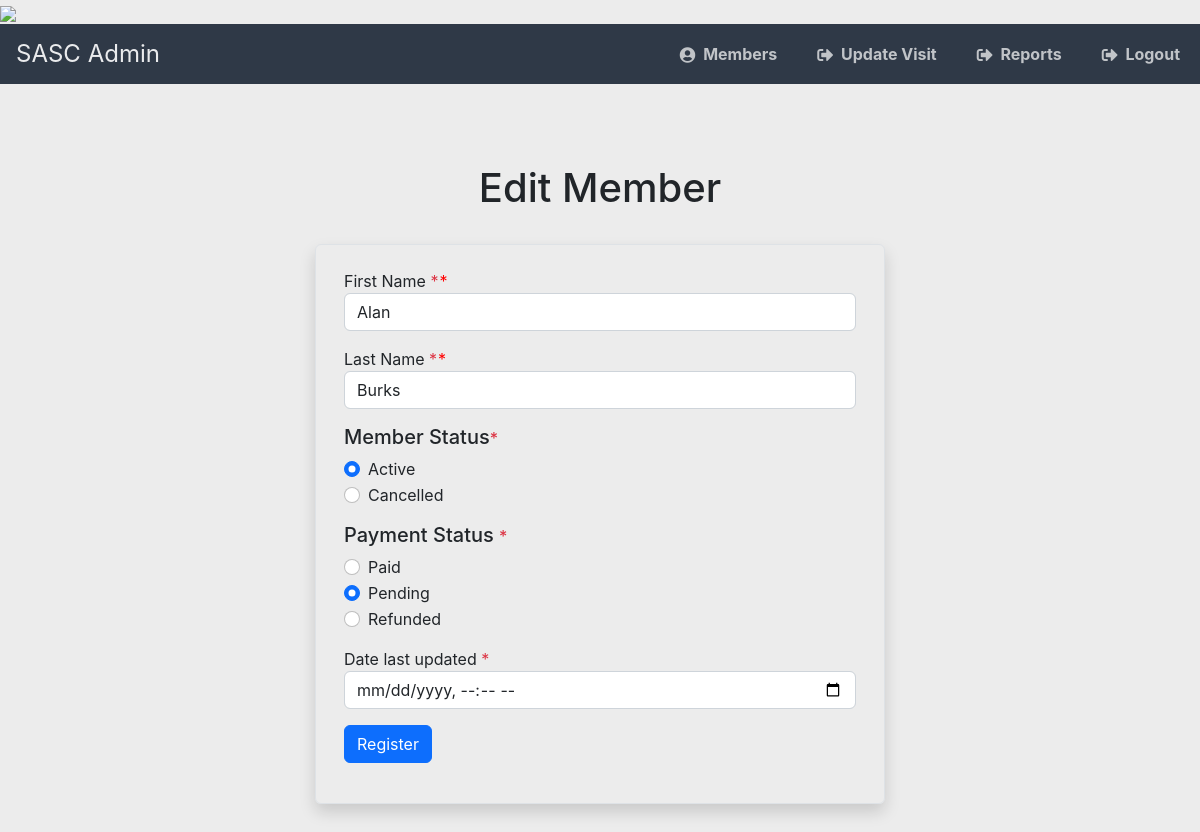
/editmember.php?mem_pass_number=4, run on the app's committed database.
### tables this page shows
CREATE TABLE `app_members` (
  `mem_pass_number` varchar(50) NOT NULL,
  `mem_first_name` varchar(50) NOT NULL,
  `mem_last_name` varchar(50) NOT NULL,
  `mem_status` enum('Cancelled','Active') NOT NULL,
  `mem_payment_status` enum('Paid','Pending','Refunded') NOT NULL,
  `mem_bar_code` varchar(50) NOT NULL,
  `mem_last_updated` timestamp NOT NULL
);

### html/includes/functions.php (called while the page is built, shortened)
<?php
function connectToDB()
{
    $db = config('db');
    $servername = $db['servername'];
    $username = $db['username'];
    $password = $db['password'];
    $dbName = $db['dbName'];
    try {
        $conn = new PDO("mysql:host=$servername;dbname=$dbName", $username, $password);
        $conn->setAttribute(PDO::ATTR_ERRMODE, PDO::ERRMODE_EXCEPTION);
        return $conn;
    } catch (PDOException $e) {
        echo 'Connection Failed: ' . $e->getMessage();
    }
}
function getMember($id)
{
    $conn = connectToDB();
    if ($conn) {
        $data = $conn->query("SELECT * FROM app_members WHERE mem_pass_number = $id")->fetchAll();
    }
    return $data;
}

### html/editmember.php (the view, shortened to what this page needs)
<?php
include_once('includes/functions.php');
$id = $_GET['mem_pass_number'];
$member = getMember($id)[0];
$errors = [];
function isInvalid(string $field)
{
    global $errors;
    return (in_array($field, $errors)) ? 'is-invalid' : null;
}
?>
<!doctype html>
<html lang="en">
<head>
    <link href="https://cdn.jsdelivr.net/npm/bootstrap@5.2.3/dist/css/bootstrap.min.css" rel="stylesheet">
    <link rel="stylesheet" href="https://use.fontawesome.com/releases/v5.7.1/css/all.css">
    <link href="./css/styles.css" rel="stylesheet" />
</head>
<body>
    <?php include 'includes/header.php'; ?>
    <div class="min-vh-100 d-flex align-items-center">
        <div class="container">
            <div class="row">
                <div class="col-12 text-center mb-4">
                    <h1>Edit Member <?php ?></h1>
                </div>
            </div>
            <div class="row d-flex justify-content-center">
                <div class="col-10 col-sm-8 col-md-6 rounded shadow border">
                    <form method="post" action="<?php htmlspecialchars($_SERVER['PHP_SELF']); ?>" class="py-4 px-3 needs-validation" novalidate>
                        <div class="mb-3 has-validation">
                            <label for="mem_first_name">First Name <nobr class="text-danger">*</nobr></label>
                            <input type="text" id="mem_first_name" name="mem_first_name" placeholder="John" class="form-control <?php echo isInvalid('mem_first_name'); ?>" value="<?php echo $member['mem_first_name'] ?>" required />
                        </div>
                        <div class="mb-3 has-validation">
                            <label for="mem_last_name">Last Name <nobr class="text-danger">*</nobr></label>
                            <input type="text" id="mem_last_name" name="mem_last_name" placeholder="Wick" class="form-control <?php echo isInvalid('mem_last_name'); ?>" value="<?php echo $member['mem_last_name'] ?>" required />
                        </div>
                        <h5>Member Status<nobr class="text-danger">*</nobr>
                        </h5>
                        <div class="mb-3 has-validation">
                            <div class="form-check">
                                <input class="form-check-input <?php echo isInvalid('mem_status'); ?>" type="radio" name="mem_status" id="mem_status-active" value="Active" <?php echo ($member['mem_status'] === 'Active') ? 'checked' : null ?> required />
                                <label class="form-check-label" for="program1">Active</label>
                            </div>
                            <div class="form-check">
                                <input class="form-check-input <?php echo isInvalid('mem_status'); ?>" type="radio" name="mem_status" id="mem_status-cancelled" value="Cancelled" <?php echo ($member['mem_status'] === 'Cancelled') ? 'checked' : null ?> required />
                                <label class="form-check-label" for="program2">Cancelled</label>
                            </div>
                        </div>
                        <h5>Payment Status <nobr class="text-danger">*</nobr>
                        </h5>
                        <div class="mb-3 has-validation">
                            <div class="form-check">
                                <input class="form-check-input <?php echo isInvalid('mem_payment_status'); ?>" type="radio" name="mem_payment_status" id="payment-paid" value="paid" <?php echo ($member['mem_payment_status'] === 'Paid') ? 'checked' : null ?> required  />
                                <label class="form-check-label" for="mem_payment_status-paid">Paid</label>
                            </div>
                            <div class="form-check">
                                <input class="form-check-input <?php echo isInvalid('mem_payment_status'); ?>" type="radio" name="mem_payment_status" id="payment-pending" value="pending" <?php echo ($member['mem_payment_status'] === 'Pending') ? 'checked' : null ?> required />
                                <label class="form-check-label" for="mem_payment_status-pending">Pending</label>
                            </div>
                            <div class="form-check">
                                <input class="form-check-input <?php echo isInvalid('mem_payment_status'); ?>" type="radio" name="mem_payment_status" id="payment-refunded" value="refunded" <?php echo ($member['mem_payment_status'] === 'Refunded') ? 'checked' : null ?> required />
                                <label class="form-check-label" for="mem_payment_status-refunded">Refunded</label>
                            </div>
                        </div>
                        <div class="mb-3">
                            <label for="mem_last_updated">Date last updated <nobr class="text-danger">*</nobr></label>
                            <input type="datetime-local" id="mem_last_updated" name="mem_last_updated" class="form-control" value="" />
                        </div>
                        <div class="mb-3">
                            <input type="submit" class="btn btn-primary" value="Register" />
                        </div>
                    </form>
                </div>
            </div>
        </div>
    </div>
</body>
</html>

### html/css/styles.css (style rules this page uses)
.has-validation > label:after, .has-validation .form-check-title:after { content: "*"; color: red; margin-left: 1px }
* { box-sizing: border-box; font-family: -apple-system, BlinkMacSystemFont, "segoe ui", roboto, oxygen, ubuntu, cantarell, "fira sans", "droid sans", "helvetica neue", Arial, sans-serif; font-size: 16px; -webkit-font-smoothing: antialiased; -moz-osx-font-smoothing: grayscale; }
body { background-color: #ececec; }

### data on the page
app_members: mem_first_name "Alan", mem_last_name "Burks", mem_status "☑", mem_payment_status "☑"
